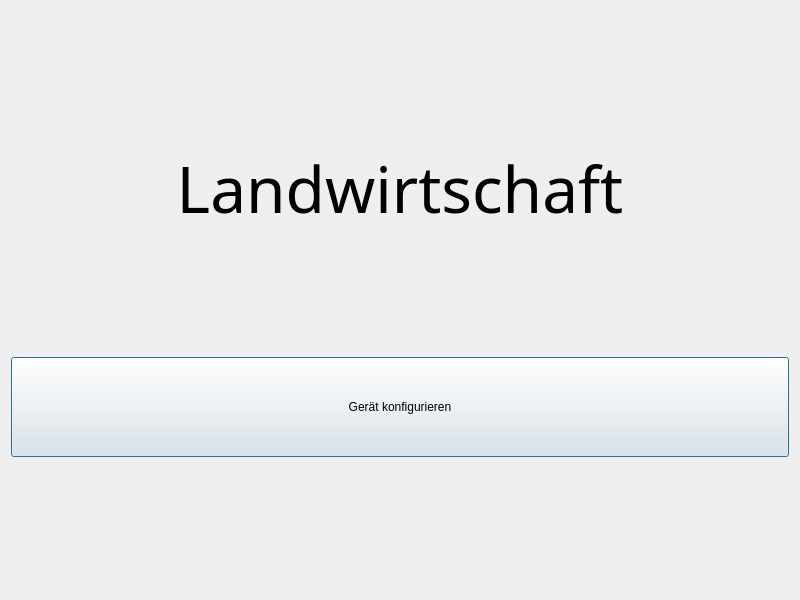
<?xml version="1.0" encoding="UTF-8"?>
<ui version="4.0">
 <class>Dialog</class>
 <widget class="QDialog" name="Dialog">
  <property name="enabled">
   <bool>true</bool>
  </property>
  <property name="geometry">
   <rect>
    <x>0</x>
    <y>0</y>
    <width>800</width>
    <height>600</height>
   </rect>
  </property>
  <property name="windowTitle">
   <string>Dialog</string>
  </property>
  <layout class="QVBoxLayout" name="verticalLayout">
   <property name="spacing">
    <number>0</number>
   </property>
   <property name="bottomMargin">
    <number>9</number>
   </property>
   <item>
    <widget class="QLabel" name="heading">
     <property name="sizePolicy">
      <sizepolicy hsizetype="Preferred" vsizetype="Preferred">
       <horstretch>0</horstretch>
       <verstretch>0</verstretch>
      </sizepolicy>
     </property>
     <property name="maximumSize">
      <size>
       <width>100000</width>
       <height>80</height>
      </size>
     </property>
     <property name="font">
      <font>
       <family>Bahnschrift</family>
       <pointsize>48</pointsize>
      </font>
     </property>
     <property name="text">
      <string>Landwirtschaft</string>
     </property>
     <property name="alignment">
      <set>Qt::AlignHCenter|Qt::AlignTop</set>
     </property>
    </widget>
   </item>
   <item>
    <widget class="QPushButton" name="pushButton">
     <property name="sizePolicy">
      <sizepolicy hsizetype="Preferred" vsizetype="Fixed">
       <horstretch>0</horstretch>
       <verstretch>0</verstretch>
      </sizepolicy>
     </property>
     <property name="minimumSize">
      <size>
       <width>0</width>
       <height>100</height>
      </size>
     </property>
     <property name="text">
      <string>Gerät konfigurieren</string>
     </property>
    </widget>
   </item>
  </layout>
 </widget>
 <resources/>
 <connections/>
</ui>
